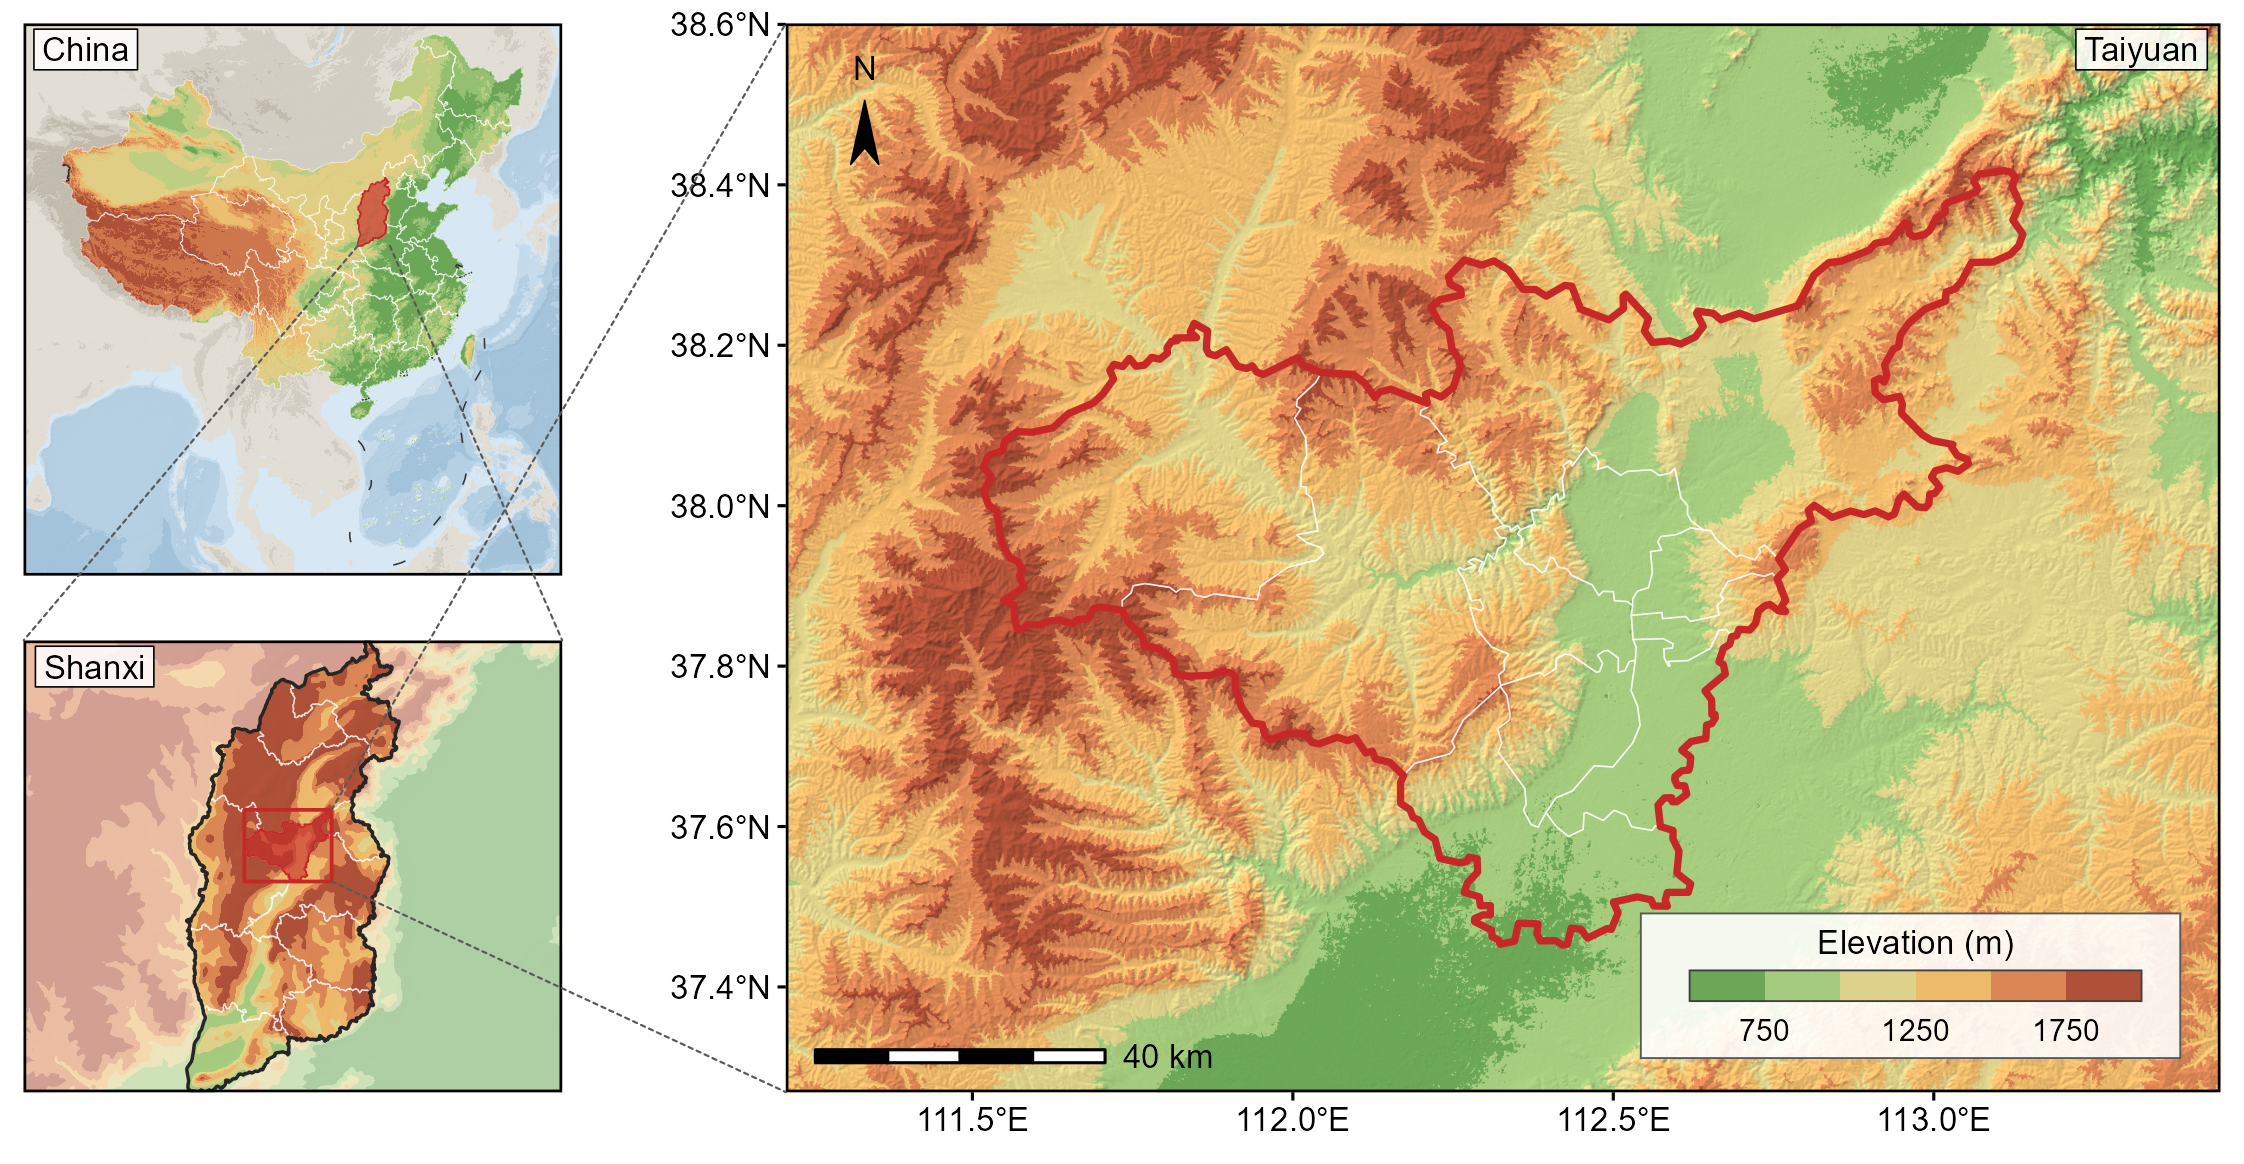

This figure's R source:
# 示例：三级区位图（中国 → 山西 → 太原）
#
# 与 taiyuan_locator.R 的两级版相比，这版多演示三件事：
#   1. 国家面板的窗口按边界线图层的完整范围取，南海诸岛落在主框内。角框放不下，
#      因为引线锥要扫过面板下沿两角，二者必占同一块地方。
#   2. 掩膜与冲淡两种手法：周边国家用中性灰蓝，中国境内才上分层设色，国界因此
#      不必靠粗线也能读出来。
#   3. 两段引线串起三级，端点全部解析求得。
#
# 数据本仓库不分发，运行前把下面两个路径改成你自己的：
#   DEM_DIR   ASTER GDEM 压缩瓦片目录，需覆盖 N37-N38 / E111-E113
#   ADM_DIR   含「中国_市.shp」「中国_县.shp」「中国_省line.shp」的行政区划目录
# 国家与省级面板的粗底图由 ggmapcn::check_geodata() 自动下载。
#
# 出两版：taiyuan_three_level.png 300 dpi 为成品，_preview.png 150 dpi 供 README 引用。

# 南海怎么处理，两种做法二选一：
#   FALSE  窗口取全部要素，南海诸岛与断续线落在国家主框内，三级引线齐全。
#   TRUE   主框只放陆域，南海走右下角框。角框与引线锥占同一块地方，因此这一版
#          只保留山西到主图那一段引线，中国到山西改由红色块本身承担指示。
SCS_INSET <- FALSE
IX <- c(0.808, 0.985); IY <- c(0.020, 0.300)   # 角框在主框内的位置
# 《公开地图内容表示规范》第六条第三款：南海诸岛作中国地图附图时一律称「南海诸岛」。
# 此处不加注记，由使用者按投稿要求自行决定；要加就把名称填进 INSET_LABEL，
# 并相应放宽 IX，名称放不下角框就不能那么小。
INSET_LABEL <- NULL

SKILL   <- "../reference"          # 从 example/ 目录运行本脚本
DEM_DIR <- "F:/博士毕业论文/山西DEM"
ADM_DIR <- "F:/标准地图/中国省市县标准行政区划数据 审图号GS（2024）0650号/shp格式"

source(file.path(SKILL, "relief_basemap.R"))
source(file.path(SKILL, "palettes.R"))
suppressPackageStartupMessages({library(grid); library(gridExtra); library(ggspatial)})
sf_use_s2(FALSE)          # 行政面有自相交，s2 会直接报错

ACC <- "#C62828"          # 全图唯一强调色

# ---------------- 边界 ----------------
# gb 是 156 加六位国标码：4-5 位为省，4-7 位为地级市
shi  <- st_read(file.path(ADM_DIR, "中国_市.shp"), quiet = TRUE)
xian <- st_read(file.path(ADM_DIR, "中国_县.shp"), quiet = TRUE)
bnd  <- st_read(file.path(ADM_DIR, "中国_省line.shp"), quiet = TRUE)
shi$pcode <- substr(as.character(shi$gb), 4, 5)
prov <- aggregate(st_make_valid(shi)["pcode"], by = list(pcode = shi$pcode),
                  FUN = function(x) x[1], do_union = TRUE)
sx_shi <- shi[shi$pcode == "14", ]
ty     <- sx_shi[substr(as.character(sx_shi$gb), 4, 7) == "1401", ]
ty_x   <- xian[substr(as.character(xian$gb), 4, 7) == "1401", ]
cat(sprintf("[边界] 省级 %d 个；山西地级市 %d 个；太原下辖 %d 个\n",
            nrow(prov), nrow(sx_shi), nrow(ty_x)))

CRS_M <- "+proj=aea +lat_1=37.6 +lat_2=38.3 +lat_0=37.95 +lon_0=112.3 +datum=WGS84 +units=m +no_defs"
CRS_C <- "+proj=aea +lat_1=25 +lat_2=47 +lat_0=0 +lon_0=105 +datum=WGS84 +units=m +no_defs"

ty_m   <- st_transform(st_make_valid(ty), CRS_M)
ty_xm  <- st_transform(st_make_valid(ty_x), CRS_M)
prov_c <- st_transform(st_make_valid(prov), CRS_C)
bnd_c  <- st_transform(bnd, CRS_C)
sx_c   <- prov_c[prov_c$pcode == "14", ]

# ---------------- 主图窗口 ----------------
# 图例在图面右下，窗口贴着研究区取就没有空角可放。放大窗口直到图例区不压研究区，
# 研究区因此画得小一些，让出的边缘正是图例落脚的地方。
LEG_X <- c(0.596, 0.972); LEG_Y <- c(0.032, 0.170)
bb_ty <- st_bbox(ty_m)
W_M <- pad_until_clear(c(xmin = bb_ty[["xmin"]], xmax = bb_ty[["xmax"]],
                         ymin = bb_ty[["ymin"]], ymax = bb_ty[["ymax"]]),
                       ty_m, LEG_X, LEG_Y)

# ---------------- 版面：先定槽位，再撑窗口 ----------------
FIG_W <- 190; PAD_L <- 2; GAP_H <- 7; GAP_V <- 5.5
p_probe <- ggplot() + geom_sf(data = ty_m) +
  coord_sf(xlim = W_M[c("xmin","xmax")], ylim = W_M[c("ymin","ymax")], expand = FALSE) +
  scale_y_continuous(position = "right") + theme_map_pub()
mg <- with_font_device(panel_margins(p_probe))

col_w   <- 0.240 * FIG_W
panel_w <- FIG_W - PAD_L - col_w - GAP_H - mg$side
panel_h <- panel_w / win_aspect(W_M)
# 两个定位框的高度按各自窗口的长宽比分配，不硬性对半：对半会逼出上下留白，
# 而山西南北长，本来就需要更多高度。上下限防止任一框被压扁。
avail <- panel_h - GAP_V

# 国家窗口必须取「所有要进框的图层」的合并范围。中国_省line.shp 只有 8 条境界线段
# （含南海断续线），最北仅到 38.68 度，单取它的 bbox 会把东北、内蒙、新疆、台湾整片
# 裁掉，而且图面看不出异常。合并后南海断续线也在框内，不必另开角框。
# 角框版的主框只放陆域，取值时排除三沙市（460300）
bb0 <- if (SCS_INSET)
  bbox_union(st_transform(st_make_valid(
    shi[substr(as.character(shi$gb), 4, 9) != "460300", ]), CRS_C)) else
  bbox_union(prov_c, bnd_c)
dx <- bb0[["xmax"]] - bb0[["xmin"]]; dy <- bb0[["ymax"]] - bb0[["ymin"]]
bb <- c(xmin = bb0[["xmin"]] - 0.02 * dx, xmax = bb0[["xmax"]] + 0.02 * dx,
        ymin = bb0[["ymin"]] - 0.02 * dy, ymax = bb0[["ymax"]] + 0.02 * dy)
h_cn <- min(max(col_w / win_aspect(bb), 0.34 * avail), 0.55 * avail)
h_sx <- avail - h_cn
W_CN <- fit_aspect(bb, col_w / h_cn)

# 角框压不得陆地。窗口右下角此刻还在陆上，框放哪儿都会压，所以向东扩到太平洋，
# 再按新长宽比重定框高。扩窗改长宽比、fit_aspect 又可能补高把框挪回陆上，故迭代。
if (SCS_INSET) {
  for (i in 1:12) {
    W_CN <- widen_for_inset(W_CN, IX, IY, prov_c, side = "xmax")
    h_cn <- min(max(col_w / win_aspect(W_CN), 0.34 * avail), 0.55 * avail)
    W_CN <- fit_aspect(W_CN, col_w / h_cn)
    if (inset_is_clear(W_CN, IX, IY, prov_c)) break
  }
  assert_inset_clear(W_CN, IX, IY, prov_c)
  h_sx <- avail - h_cn
  fr_cn <- frac_fun(W_CN)
}
W_SX <- fit_aspect(st_bbox(st_transform(st_union(st_make_valid(sx_shi)), CRS_C)),
                   col_w / h_sx)
cat(sprintf("[layout] col %.1f mm; main %.1f x %.1f mm; locators %.1f / %.1f mm\n",
            col_w, panel_w, panel_h, h_cn, h_sx))

# ---------------- 地形 ----------------
tiles <- vsizip_tiles(DEM_DIR, "^ASTGTM_N3[78]E11[123][.]img[.]zip$")
dem_m <- load_dem(tiles, crs = CRS_M, win = W_M, fact = 4)
brk_m <- elev_breaks(dem_m, n = 6)
col_m <- pal_hypso("terrain", length(brk_m) - 1)
rel_m <- relief_rgb(dem_m, brk_m, col_m, strength = 0.42)

if (!requireNamespace("ggmapcn", quietly = TRUE)) stop("定位面板底图需要 ggmapcn")
ggmapcn::check_geodata(files = "gebco_2024_China.tif", quiet = TRUE)
geb <- system.file("extdata", "gebco_2024_China.tif", package = "ggmapcn")

# 国家面板：周边国家用中性灰蓝，中国境内掩膜后上分层设色。跨度大，分级手工给，
# 让高原、盆地、平原各占一档，比按分位推更贴合读图习惯。
BRK_CN <- c(-1e5, 200, 500, 1000, 2000, 3000, 4000, 5000, 1e5)
COL_CN <- pal_hypso("terrain", length(BRK_CN) - 1)
# 分级上界压到 5000：若把界线设在 4500，青藏高原绝大部分落进最深一档，整块压成
# 深红，既盖掉高原内部的起伏，也把视线从红色的山西上引开。
dem_cn <- load_dem(geb, crs = CRS_C, win = W_CN, fact = 1, res = 4500)
cn_mask <- terra::vect(st_union(prov_c))
rel_world <- relief_rgb(dem_cn, BRK_SURROUND, PAL_SURROUND, strength = 0.20)
rel_cn    <- relief_rgb(terra::mask(dem_cn, cn_mask), BRK_CN, COL_CN, strength = 0.38)

dem_sx <- load_dem(geb, crs = CRS_C, win = W_SX, fact = 1, res = 700)
brk_sx <- elev_breaks(dem_sx, n = 6)
rel_sx <- relief_rgb(dem_sx, brk_sx, pal_hypso("terrain", length(brk_sx) - 1),
                     strength = 0.32)
# 省界外罩白纱：地形仍可见，但山西是全饱和的那一块，省的轮廓因此读得出来。
# 两级版的定位面板用的是整体去饱和，两种手法各演示一次。
veil_sx <- st_difference(st_as_sfc(st_bbox(W_SX, crs = st_crs(CRS_C))),
                         st_union(st_make_valid(st_transform(sx_shi, CRS_C))))

# ---------------- 面板 ----------------
lab <- function(txt) annotate("label", x = -Inf, y = Inf, hjust = -0.10, vjust = 1.14,
                              label = txt, size = TXT_GG, family = "Arial",
                              fill = alpha("white", 0.85), label.r = unit(0, "mm"),
                              label.padding = unit(0.7, "mm"))
theme_loc <- function() theme_map_pub() +
  theme(axis.text = element_blank(), axis.ticks = element_blank(),
        plot.margin = margin(0, 0, 0, 0))

sx_box <- st_as_sfc(st_bbox(sx_c))
# 角框版把南海一带的境界线整体交给角框，主框不再画半截断续线。bnd_c 里还有西部
# 边境的线段，所以按位置分而不是按序号取。
sansha    <- st_transform(st_make_valid(
               shi[substr(as.character(shi$gb), 4, 9) == "460300", ]), CRS_C)
scs_zone  <- st_buffer(st_as_sfc(st_bbox(sansha)), 3e5)
in_scs    <- lengths(st_intersects(bnd_c, scs_zone)) > 0
bnd_cn    <- if (SCS_INSET) bnd_c[!in_scs, ] else bnd_c

# coord_sf 不放进图层列表：geom_sf 自带一个默认 coord_sf，排在其后就会把已设的
# 窗口替换掉，面板悄悄退回数据全域。coord_sf 一律最后加。
cn_layers <- function(dw, dc, bl = bnd_cn) list(
  geom_spatraster_rgb(data = dw, maxcell = 3e6),
  geom_spatraster_rgb(data = dc, maxcell = 3e6),
  geom_sf(data = prov_c, fill = NA, colour = alpha("white", 0.55), linewidth = LW * 0.3),
  geom_sf(data = bl, colour = "grey20", linewidth = LW * 0.5))

win_coord <- function(w) coord_sf(xlim = w[c("xmin","xmax")], ylim = w[c("ymin","ymax")],
                                  expand = FALSE)

p_cn <- ggplot() + cn_layers(rel_world, rel_cn) +
  geom_sf(data = sx_c, fill = alpha(ACC, 0.65), colour = ACC, linewidth = LW * 0.5) +
  lab("China") + win_coord(W_CN) + theme_loc()

if (SCS_INSET) {
  # 角框窗口先按角框的物理长宽比撑到位，否则 coord_sf 在框内留信箱边，右下两边对不齐
  scs_lines <- bnd_c[in_scs, ]
  W_SCS <- fit_aspect(bbox_union(sansha, scs_lines), inset_aspect(W_CN, IX, IY))
  dem_scs <- load_dem(geb, crs = CRS_C, win = W_SCS, fact = 1, res = 4500)
  p_scs <- ggplot() +
    cn_layers(relief_rgb(dem_scs, BRK_SURROUND, PAL_SURROUND, strength = 0.18),
              relief_rgb(terra::mask(dem_scs, cn_mask), BRK_CN, COL_CN, strength = 0.35),
              bl = scs_lines) +
    win_coord(W_SCS) + theme_loc() +
    theme(panel.border = element_rect(colour = "grey30", fill = NA, linewidth = LW * 0.8))
  assert_window(p_scs, W_SCS)
  p_cn <- p_cn + corner_inset(p_scs, W_CN, IX, IY)
  if (!is.null(INSET_LABEL))
    p_cn <- p_cn + annotate("text", x = fr_cn$fx(IX[2]), y = fr_cn$fy(IY[2] + 0.075),
                            hjust = 1, label = INSET_LABEL, size = TXT_GG * 0.86,
                            family = "Arial", colour = "black", lineheight = 0.95)
}
assert_window(p_cn, W_CN)

ty_c   <- st_transform(ty_m, CRS_C)
ty_box <- st_as_sfc(st_bbox(ty_c))
p_sx <- ggplot() +
  geom_spatraster_rgb(data = rel_sx, maxcell = 2e6) +
  geom_sf(data = veil_sx, fill = alpha("white", 0.45), colour = NA) +
  geom_sf(data = st_transform(st_make_valid(sx_shi), CRS_C), fill = NA,
          colour = alpha("white", 0.6), linewidth = LW * 0.45) +
  geom_sf(data = st_union(sx_c), fill = NA, colour = "grey15", linewidth = LW * 1.1) +
  geom_sf(data = ty_c, fill = alpha(ACC, 0.6), colour = ACC, linewidth = LW * 0.6) +
  geom_sf(data = ty_box, fill = NA, colour = ACC, linewidth = LW * 1.2) +
  lab("Shanxi") + win_coord(W_SX) + theme_loc()

p_main <- ggplot() +
  geom_spatraster_rgb(data = rel_m, maxcell = 4e6) +
  geom_sf(data = ty_xm, fill = NA, colour = alpha("white", 0.65), linewidth = LW * 0.5) +
  geom_sf(data = ty_m, fill = NA, colour = ACC, linewidth = LW_DAT * 1.3) +
  elev_legend_block(W_M, col_m, elev_labels(brk_m), panel_h_mm = panel_h) +
  north_needle(W_M) +
  annotate("label", x = Inf, y = Inf, hjust = 1.10, vjust = 1.14, label = "Taiyuan",
           size = TXT_GG, family = "Arial", fill = alpha("white", 0.85),
           label.r = unit(0, "mm"), label.padding = unit(0.7, "mm")) +
  coord_sf(xlim = W_M[c("xmin","xmax")], ylim = W_M[c("ymin","ymax")], expand = FALSE) +
  scale_y_continuous(position = "right") +      # 纬度标注让开左侧，给引线留路
  annotation_scale(location = "bl", width_hint = 0.24, height = unit(1.1, "mm"),
                   text_cex = TXT_PT / 12, text_family = "Arial",
                   line_width = LW / 0.353, pad_x = unit(2.5, "mm"),
                   pad_y = unit(2.5, "mm")) +
  theme_map_pub()

cat("[content] 中国全图必备内容覆盖核查
")
if (SCS_INSET) check_cn_content(W_CN, W_SCS, crs = CRS_C) else check_cn_content(W_CN, crs = CRS_C)

assert_window(p_sx, W_SX)
assert_window(p_main, W_M)

# ---------------- 合成 ----------------
grobs <- with_font_device(list(
  main = pin_panel(p_main, panel_w, panel_h),
  cn   = pin_panel(p_cn,   col_w,   h_cn),
  sx   = pin_panel(p_sx,   col_w,   h_sx)))
FIG_H <- panel_h + mg$top + mg$bot

base <- arrangeGrob(
  nullGrob(),
  arrangeGrob(nullGrob(), grobs$cn, nullGrob(), grobs$sx, nullGrob(), ncol = 1,
              heights = unit(c(mg$top, h_cn, GAP_V, h_sx, mg$bot), "mm")),
  nullGrob(), grobs$main, ncol = 4,
  widths = unit(c(PAD_L, col_w, GAP_H, panel_w + mg$side), "mm"))

cn_rect   <- c(x0 = PAD_L, x1 = PAD_L + col_w, yt = mg$top, yb = mg$top + h_cn)
sx_rect   <- c(x0 = PAD_L, x1 = PAD_L + col_w,
               yt = mg$top + h_cn + GAP_V, yb = mg$top + h_cn + GAP_V + h_sx)
main_rect <- c(x0 = PAD_L + col_w + GAP_H + mg$left,
               x1 = PAD_L + col_w + GAP_H + mg$left + panel_w,
               yt = mg$top, yb = mg$top + panel_h)
b1 <- box_in(st_bbox(sx_box), W_CN, cn_rect)     # 中国框里的山西
b2 <- box_in(st_bbox(ty_box), W_SX, sx_rect)     # 山西框里的太原
segs <- rbind(
  data.frame(x1 = b2[["x1"]], y1 = b2[["yt"]], x2 = main_rect[["x0"]], y2 = main_rect[["yt"]]),
  data.frame(x1 = b2[["x1"]], y1 = b2[["yb"]], x2 = main_rect[["x0"]], y2 = main_rect[["yb"]]))
# 中国到山西这一段只在无角框时画：角框在国家面板右下，正压在引线锥的必经之路上
if (!SCS_INSET) segs <- rbind(
  data.frame(x1 = b1[["x0"]], y1 = b1[["yb"]], x2 = sx_rect[["x0"]], y2 = sx_rect[["yt"]]),
  data.frame(x1 = b1[["x1"]], y1 = b1[["yb"]], x2 = sx_rect[["x1"]], y2 = sx_rect[["yt"]]),
  segs)
fig <- add_leaders(base, segs, FIG_H)

STEM <- if (SCS_INSET) "taiyuan_three_level_inset" else "taiyuan_three_level"
for (v in list(list(paste0(STEM, ".png"), 300),
               list(paste0(STEM, "_preview.png"), 150))) {
  ggsave(v[[1]], fig, width = FIG_W, height = FIG_H, units = "mm",
         dpi = v[[2]], bg = "white", device = ragg::agg_png)
  cat(sprintf("WROTE %-34s %g x %.1f mm @ %d dpi  %.2f MB\n",
              v[[1]], FIG_W, FIG_H, v[[2]], file.info(v[[1]])$size / 1e6))
}
